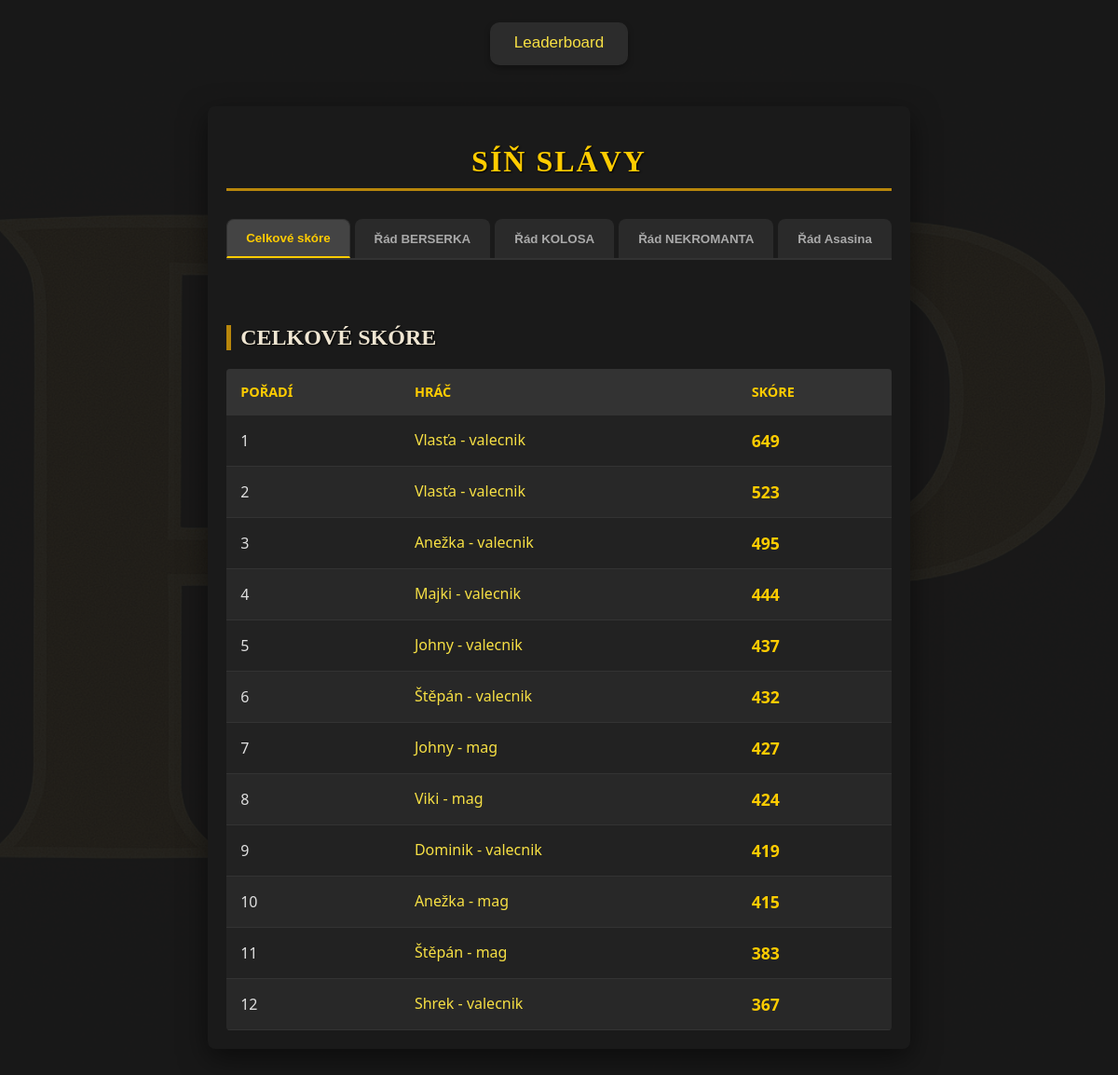
/leaderboard, run on an earlier commit of the app's database.
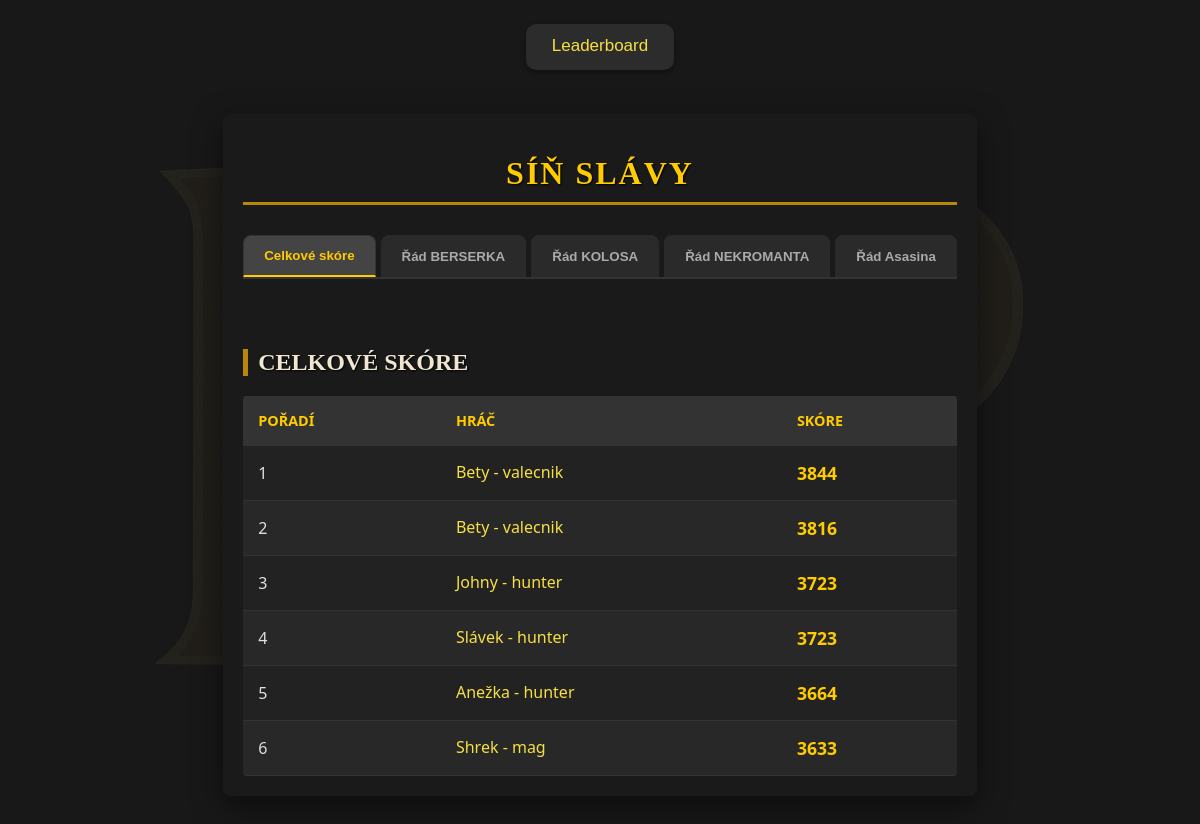
And on a later commit of the database.
### game/models.py (models this page shows, shortened)
class player(models.Model):
    active = models.BooleanField(default=False)
    name = models.CharField(max_length=100, blank=True)
    lvl = models.IntegerField(default=1, blank=True)
    xp = models.IntegerField(default=0, blank=True)
    xp_need = models.IntegerField(default=50, blank=True)
    score_dmg_delt = models.IntegerField(default=0, blank=True)
    score_dmg_taken = models.IntegerField(default=0, blank=True)
    score_death_counter = models.IntegerField(default=0, blank=True)
    score_best_dmg = models.IntegerField(default=0, blank=True)
    score = models.IntegerField(default=0, blank=True)
    energie = models.IntegerField(default=200, blank=True, validators=[MinValueValidator(0), MaxValueValidator(200)])
    last_energy_update = models.DateTimeField(default=timezone.now)
    skill_points = models.IntegerField(default=0, blank=True)
    panak = models.IntegerField(default=0, blank=True)
    maly_kelimek = models.IntegerField(default=0, blank=True)
    velky_kelimek = models.IntegerField(default=0, blank=True)
    povolani = models.CharField(max_length=50, blank=True, default='nic')
    dmg = models.IntegerField(blank=True, default= 1)
    dmg_koef = models.FloatField(blank=True, default= 1)
    dmg_now = models.FloatField(blank=True, default= 1)
    armor = models.IntegerField(blank=True, default= 1)
    armor_koef = models.FloatField(blank=True, default= 1)
    armor_now = models.FloatField(blank=True, default= 1)
    hp = models.IntegerField(blank=True, default=1)
    hp_koef = models.FloatField(blank=True, default=1)
    hp_now = models.FloatField(blank=True, default=1)
    hp_actual_fight = models.IntegerField(blank=True, default=1)

### game/views.py (the view)
# urls.py: path('leaderboard', views.leaderboard, name='leaderboard'),
def leaderboard(request):
    all_players = player.objects.all().filter(active=True)
    all_achivements = achievements.objects.all()
    total_dmg_delt = all_achivements.order_by('total_dmg_delt').reverse()
    total_dmg_taken = all_achivements.order_by('total_dmg_taken').reverse()
    death_counter = all_achivements.order_by('death_counter')
    best_dmg = all_achivements.order_by('best_dmg_delt').reverse()
    total_score = all_players.order_by('score').reverse()
    score_dmg_delt = all_players.order_by('score_dmg_delt').reverse()
    score_dmg_taken = all_players.order_by('score_dmg_taken').reverse()
    score_death_counter = all_players.order_by('score_death_counter').reverse()
    score_best_dmg = all_players.order_by('score_best_dmg').reverse()
    return render(request, 'game/leaderboard.html', {
        'all_players': all_players,
        'total_score': total_score,
        'score_dmg_delt': score_dmg_delt,
        'score_dmg_taken': score_dmg_taken,
        'score_death_counter': score_death_counter,
        'score_best_dmg': score_best_dmg,
        'total_dmg_delt': total_dmg_delt,
        'total_dmg_taken': total_dmg_taken,
        'death_counter': death_counter,
        'best_dmg': best_dmg,
        })

### game/templates/game/leaderboard.html (shortened to what this page needs)
{% extends "base.html" %}
{% load static %}
{% block styly %}
    <link rel="stylesheet" href="{% static 'game/leaderboard.css' %}">
{% endblock styly %}
{% block content %}
<div class="leaderboard-wrapper">
    <h1 class="leaderboard-title">Síň slávy</h1>
    <div class="leaderboard-tabs" style="margin-bottom: 20px;">
        <button class="tab-btn active" onclick="showLeaderboard('total_score')">Celkové skóre</button>
        <button class="tab-btn" onclick="showLeaderboard('dmg_delt')">Řád BERSERKA</button>
        <button class="tab-btn" onclick="showLeaderboard('dmg_taken')">Řád KOLOSA</button>
        <button class="tab-btn" onclick="showLeaderboard('death_counter')">Řád NEKROMANTA</button>
        <button class="tab-btn" onclick="showLeaderboard('best_dmg')">Řád Asasina</button>
    </div>
    <div class="leaderboard-content">
        <div id="total_score" class="leaderboard-pane active">
            <h2>Celkové skóre</h2>
            <table class="pnp-table">
                <thead>
                    <tr><th>Pořadí</th><th>Hráč</th><th>Skóre</th></tr>
                </thead>
                <tbody>
                    {% for p in total_score %}
                    <tr>
                        <td>{{ forloop.counter }}</td>
                        <td class="player-name"> <a href="{% url 'player_info' p.id %}">{{ p.name }}</a></td>
                        <td class="value-highlight">{{ p.score }}</td>
                    </tr>
                    {% endfor %}
                </tbody>
            </table>
        </div>
    </div>
</div>
{% endblock content %}

What changed in the data, as far as the page shows it:
removed player: name "Vlasťa - valecnik", score "649"
removed player: name "Vlasťa - valecnik", score "523"
removed player: name "Anežka - valecnik", score "495"
removed player: name "Majki - valecnik", score "444"
removed player: name "Johny - valecnik", score "437"
removed player: name "Štěpán - valecnik", score "432"
removed player: name "Johny - mag", score "427"
removed player: name "Viki - mag", score "424"
removed player: name "Dominik - valecnik", score "419"
removed player: name "Anežka - mag", score "415"
removed player: name "Štěpán - mag", score "383"
removed player: name "Shrek - valecnik", score "367"
added player: name "Bety - valecnik", score "3844"
added player: name "Bety - valecnik", score "3816"
added player: name "Johny - hunter", score "3723"
added player: name "Slávek - hunter", score "3723"
added player: name "Anežka - hunter", score "3664"
added player: name "Shrek - mag", score "3633"
